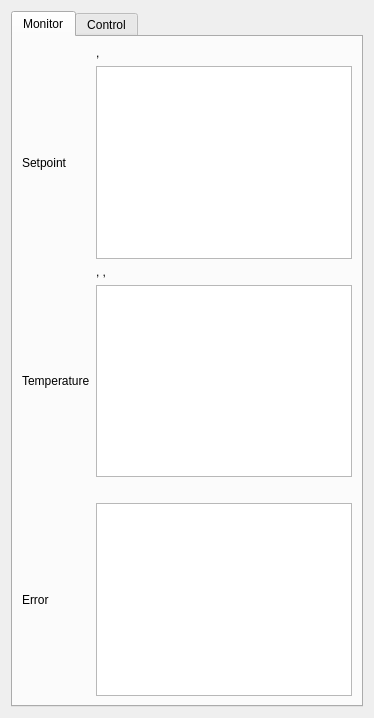
                  <widget class="QWidget" name="tab_14">
                   <attribute name="title">
                    <string>Offset Frequency</string>
                   </attribute>
                   <layout class="QGridLayout" name="gridLayout_19">
                    <item row="0" column="0">
                     <widget class="QTabWidget" name="tabWidget_11">
                      <property name="currentIndex">
                       <number>0</number>
                      </property>
                      <widget class="QWidget" name="tab_33">
                       <attribute name="title">
                        <string>Monitor</string>
                       </attribute>
                       <layout class="QGridLayout" name="gridLayout_30">
                        <item row="5" column="1">
                         <widget class="QGraphicsView" name="graphicsView_17"/>
                        </item>
                        <item row="0" column="1">
                         <widget class="QLabel" name="label_135">
                          <property name="text">
                           <string>&lt;laser current&gt;, &lt;rp dac&gt;</string>
                          </property>
                         </widget>
                        </item>
                        <item row="3" column="0">
                         <widget class="QLabel" name="label_24">
                          <property name="text">
                           <string>Temperature</string>
                          </property>
                         </widget>
                        </item>
                        <item row="3" column="1">
                         <widget class="QGraphicsView" name="graphicsView_19"/>
                        </item>
                        <item row="1" column="0">
                         <widget class="QLabel" name="label_23">
                          <property name="text">
                           <string>Setpoint</string>
                          </property>
                         </widget>
                        </item>
                        <item row="1" column="1">
                         <widget class="QGraphicsView" name="graphicsView_18"/>
                        </item>
                        <item row="5" column="0">
                         <widget class="QLabel" name="label_22">
                          <property name="text">
                           <string>Error</string>
                          </property>
                         </widget>
                        </item>
                        <item row="2" column="1">
                         <widget class="QLabel" name="label_136">
                          <property name="text">
                           <string>&lt;diode T&gt;, &lt;diode setpoint T&gt;, &lt;TEC current&gt;</string>
                          </property>
                         </widget>
                        </item>
                        <item row="4" column="1">
                         <widget class="QLabel" name="label_137">
                          <property name="text">
                           <string>&lt;rp counter&gt;</string>
                          </property>
                         </widget>
                        </item>
                       </layout>
                      </widget>
                      <widget class="QWidget" name="tab_34">
                       <attribute name="title">
                        <string>Control</string>
                       </attribute>
                      </widget>
                     </widget>
                    </item>
                   </layout>
                  </widget>
